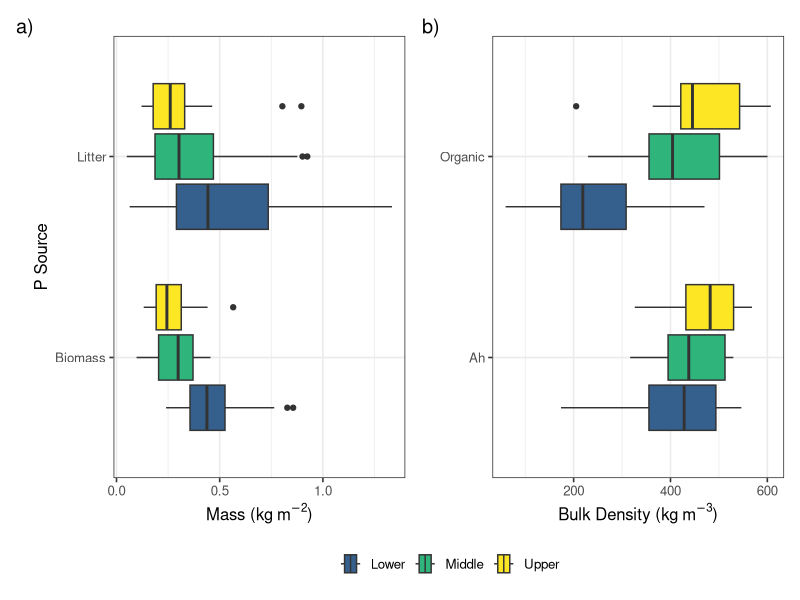
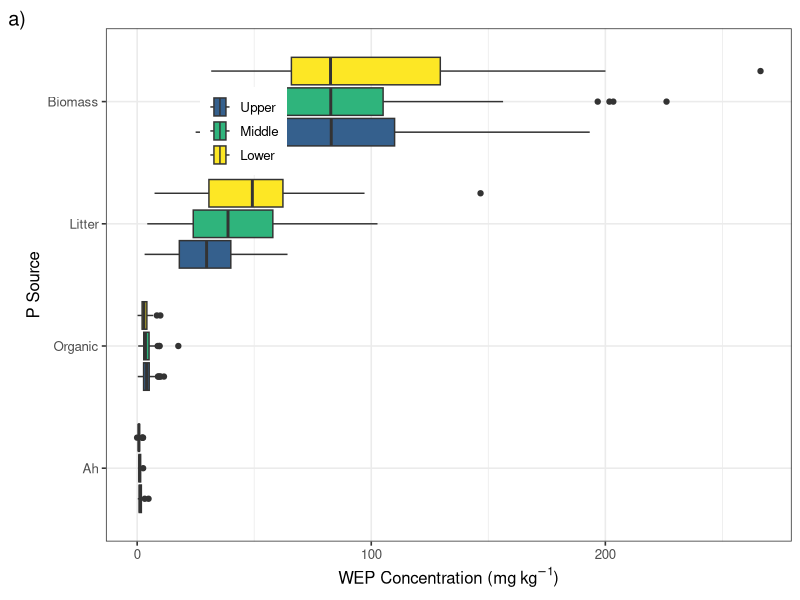
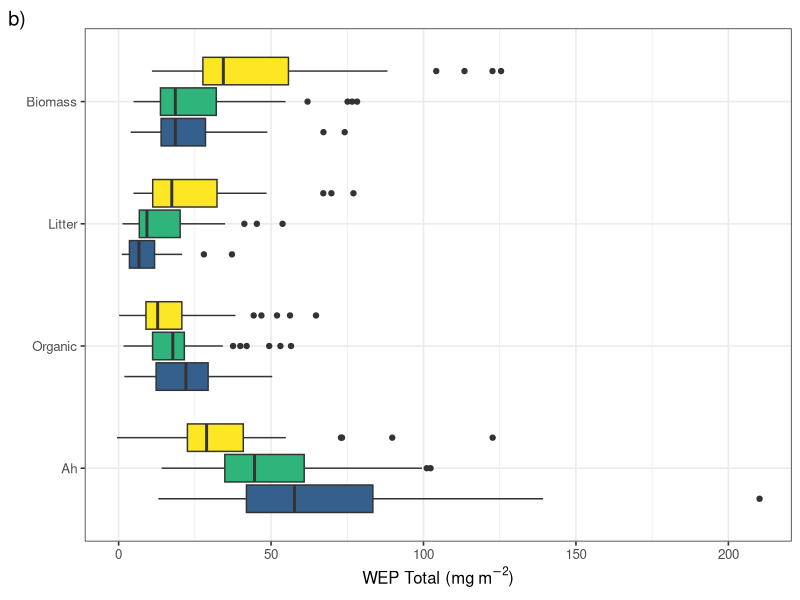
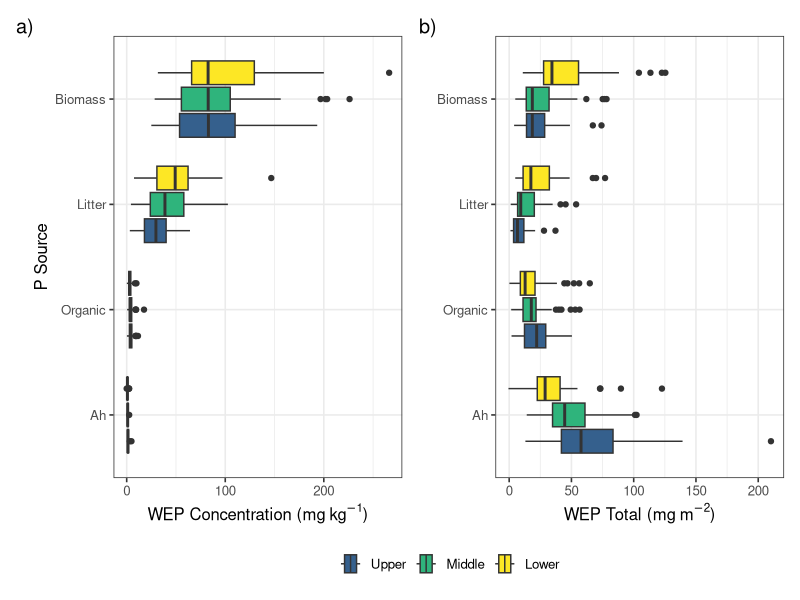

These charts were generated, in order, by the following R code:
## ---- chunk 1
library(tidyverse)
library(viridis)
library(patchwork)
## ---- chunk 2
conc <- read_csv(here::here("./notebooks/P_concentration.csv")) %>%
  rename("conc" = "ak_content") %>%
  filter(timing == "Before") %>%
  mutate(sample_type = fct_recode(sample_type, "Ah" = "Soil")) %>%
  mutate(sample_type = fct_relevel(sample_type, c("Ah", "Organic", "Litter","Biomass"))) %>%
  mutate(location = fct_relevel(location, c("Upper", "Middle", "Lower")))

mass_data <- read_csv(here::here("./notebooks/mass.csv")) %>%
  filter(timing == "Before") %>%
  mutate(sample_type = fct_relevel(sample_type, c("Biomass", "Litter")))

bd_data <- read_csv(here::here("./notebooks/bulk density.csv")) %>% # Bulk density measurements
  mutate(mass = bd * length_cm/100 * 1) %>%
  mutate(sample_type = fct_recode(sample_type, "Organic" = "LFH"))
## ---- chunk 3
total_data <- conc %>%
  left_join(mass_data) %>%
  left_join(bd_data) %>%
  mutate(p_total = case_when(sample_type == "Biomass" ~ conc * dryweight/1000 /0.25,
                             sample_type == "Litter" ~ conc * dryweight/1000 /0.25,
                             sample_type == "Organic" ~ conc *mass,
                             sample_type == "Ah"  ~ conc *mass)) %>%
  mutate(sample_type = fct_relevel(sample_type, c("Ah", "Organic", "Litter","Biomass"))) %>%
  mutate(location = fct_relevel(location, c("Upper", "Middle", "Lower")))

## ---- chunk 4
conc %>%
  group_by(sample_type) %>%
  summarise(mean = mean(conc, na.rm = T),
            median = median(conc, na.rm = T),
            sd = sd(conc, na.rm = T),
            IQR = quantile(conc, 0.75, na.rm = T) -quantile(conc, 0.25, na.rm = T))

conc %>%
  group_by(sample_type, location) %>%
  summarise(mean = mean(conc, na.rm = T),
            median = median(conc, na.rm = T),
            sd = sd(conc, na.rm = T),
            IQR = quantile(conc, 0.75, na.rm = T) -quantile(conc, 0.25, na.rm = T))

total_data %>%
  group_by(sample_type) %>%
  summarise(mean = mean(p_total, na.rm = T),
            median = median(p_total, na.rm = T),
            sd = sd(p_total, na.rm = T),
            IQR = quantile(p_total, 0.75, na.rm = T) -quantile(p_total, 0.25, na.rm = T))

total_data %>%
  group_by(sample_type, location) %>%
  summarise(mean = mean(p_total, na.rm = T),
            median = median(p_total, na.rm = T),
            sd = sd(p_total, na.rm = T),
            IQR = quantile(p_total, 0.75, na.rm = T) -quantile(p_total, 0.25, na.rm = T))
## ---- chunk 5
p5 <- ggplot(data = bd_data, aes(y = sample_type, x = bd, fill = location)) + 
  geom_boxplot() +
  theme_bw(base_size = 12) +
  labs(x = expression(paste("Bulk Density (", kg~m^{-3}, ")")), tag = "b)") +
  scale_fill_viridis_d(begin = 0.3, end = 1) +
  theme(legend.position = "bottom", 
        legend.title = element_blank(),
        axis.title.y = element_blank())
## ---- chunk 6
p4 <- ggplot(data = mass_data, aes(y = sample_type, x = dryweight/1000 /0.25, fill = location)) + 
  geom_boxplot() +
  theme_bw(base_size = 12) +
  labs(x = expression(paste("Mass (", kg~m^{-2}, ")")), y = "P Source", tag = "a)") +
  scale_fill_viridis_d(begin = 0.3, end = 1) +
  theme(legend.position = "bottom", 
        legend.title = element_blank())
## ---- chunk 7
#| label: suppfig-weights-bd
#| fig-cap: "a) Mass of biomass and litter before grazing and mowing and b) the bulk density of the organic layer and 10 cm Ah horizon"
#| fig-alt: "a) Mass of biomass and litter before grazing and mowing and b) the bulk density of the organic layer and 10 cm Ah horizon"
#| 
p4 + p5 + plot_layout(guides = 'collect') & theme(legend.position = 'bottom', legend.title = element_blank())
## ---- chunk 8
p1 <- ggplot(data = conc, aes(y = sample_type, x = conc, fill = location)) + 
  geom_boxplot() + 
  #scale_x_log10() +
  theme_bw(base_size = 12) +
  theme(legend.position = c(0.2, 0.8),
        legend.title = element_blank()) +
  labs(x = expression(paste("WEP Concentration (", mg~kg^{-1}, ")")), y = "P Source", tag = "a)") +
  scale_fill_viridis_d(name = "Location", begin = 0.3, end = 1)
p1

p2 <- ggplot(data = total_data, aes(y = sample_type, x = p_total, fill = location)) + 
  geom_boxplot() + 
  #scale_x_log10() +
  theme_bw(base_size = 12) +
  theme(axis.title.y = element_blank(),
        legend.position = "none") +
  labs(x = expression(paste("WEP Total (", mg~m^{-2}, ")")), tag = "b)") +
  scale_fill_viridis_d(name = "Location", begin = 0.3, end = 1)
p2
## ---- chunk 9
#| label: fig-vertical-WEP
#| fig-cap: "Vertical and longitudinal profiles of a) WEP concentration and b) WEP content in the riparian areas prior to grazing and mowing treatments."
#| fig-alt: "Vertical and longitudinal profiles of a) WEP concentration and b) WEP content in the riparian areas prior to grazing and mowing treatments."
#|  
p3 <- p1+p2 + plot_layout(guides = 'collect') & theme(legend.position = 'bottom', legend.title = element_blank())  

p3
#ggsave(plot = p3, filename = "Figures/Profile P.png", width = 174, height = 100, units = "mm", dpi = 600) 
